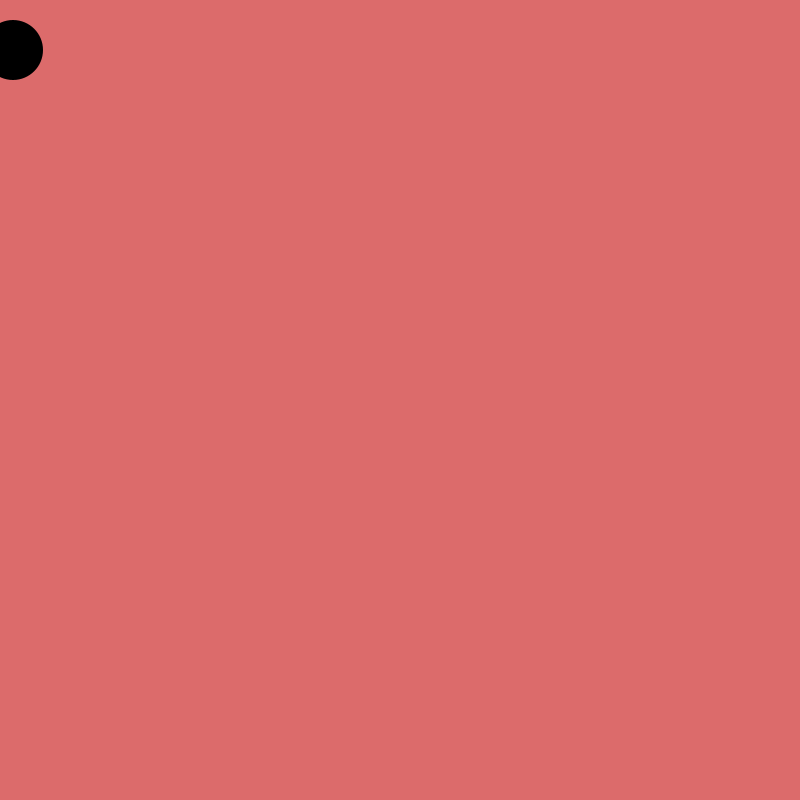
Frame 1 (no input)
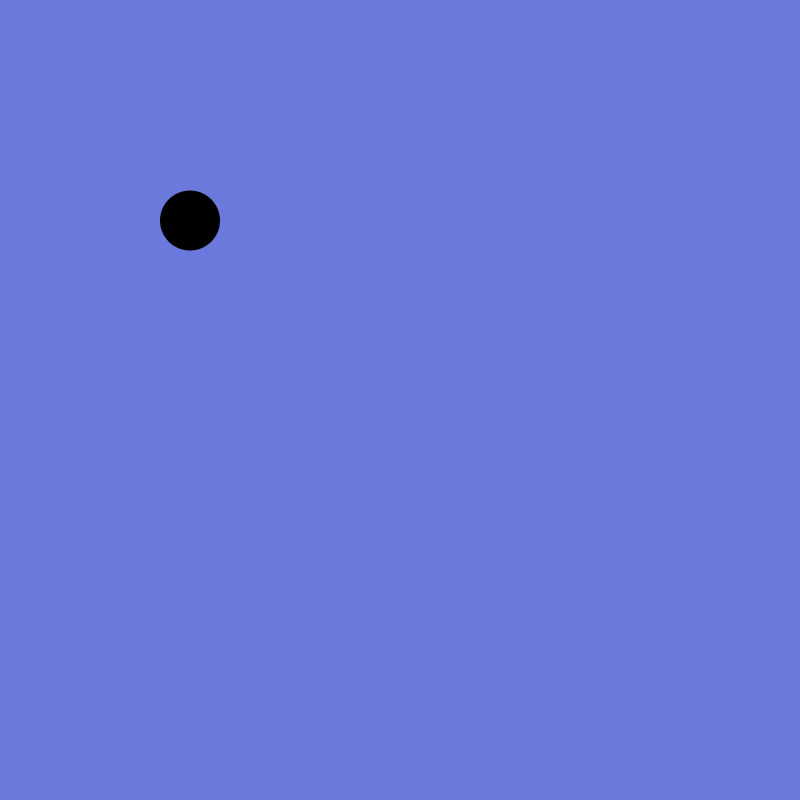
Frame 60 (the mouse pressed at the canvas centre just before this capture)
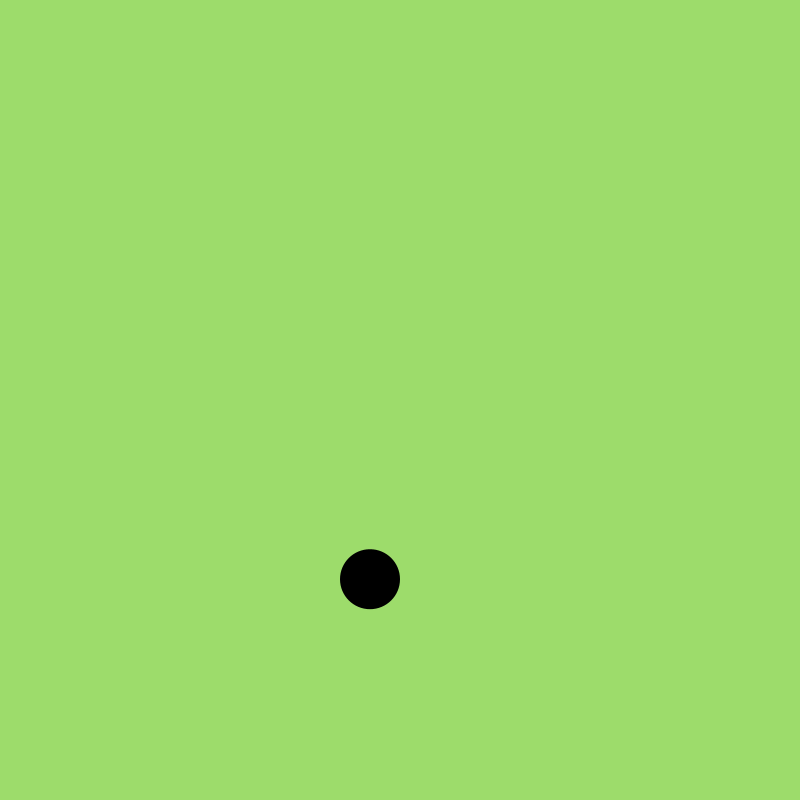
Frame 120 (the mouse held since frame 60 and released just before this capture)

The Processing sketch that drew these frames (run headless with seeded random() and noise(); from frame 60 on, the mouse is pressed at the canvas centre):

// Processing sketch: grav_ball_on_earth
// ── grav_ball_on_earth.pde
//bouncing ball, subject to earth's gravity

/*
      NOTE: severe screen flickering at end
*/


int hueVal;
float xpos = 10;
int xdirect = 1;
float ypos = 50;
float vy = 0;
float gravity = 0.98;
float bounce = -1;
int fade = 220; //only used at program end

void setup(){
  size(800,800);
  colorMode(HSB);
  smooth();
  noStroke();
}

void draw(){
  fill(0);
  background(hueVal, 130, 220);
  //check left and right walls
  if (xpos >= width)
    xdirect = -1;
  if (xpos <= 0)
    xdirect = 1;
  xpos += 3*xdirect;
  ellipse(xpos, ypos, 60, 60);
  vy += gravity; //change speed
  ypos += vy; // change position
  
  //check if ball is done bouncing, fade screen
  if(ypos > height - 25 && vy < 2) {
    background(hueVal, 130, fade);
    fade -= 5;
  }  
  else if(ypos > height - 25) { //bounce if near floor
    vy *= bounce;
    hueVal = int(random(256)); // change background color on bounce
  }
}
